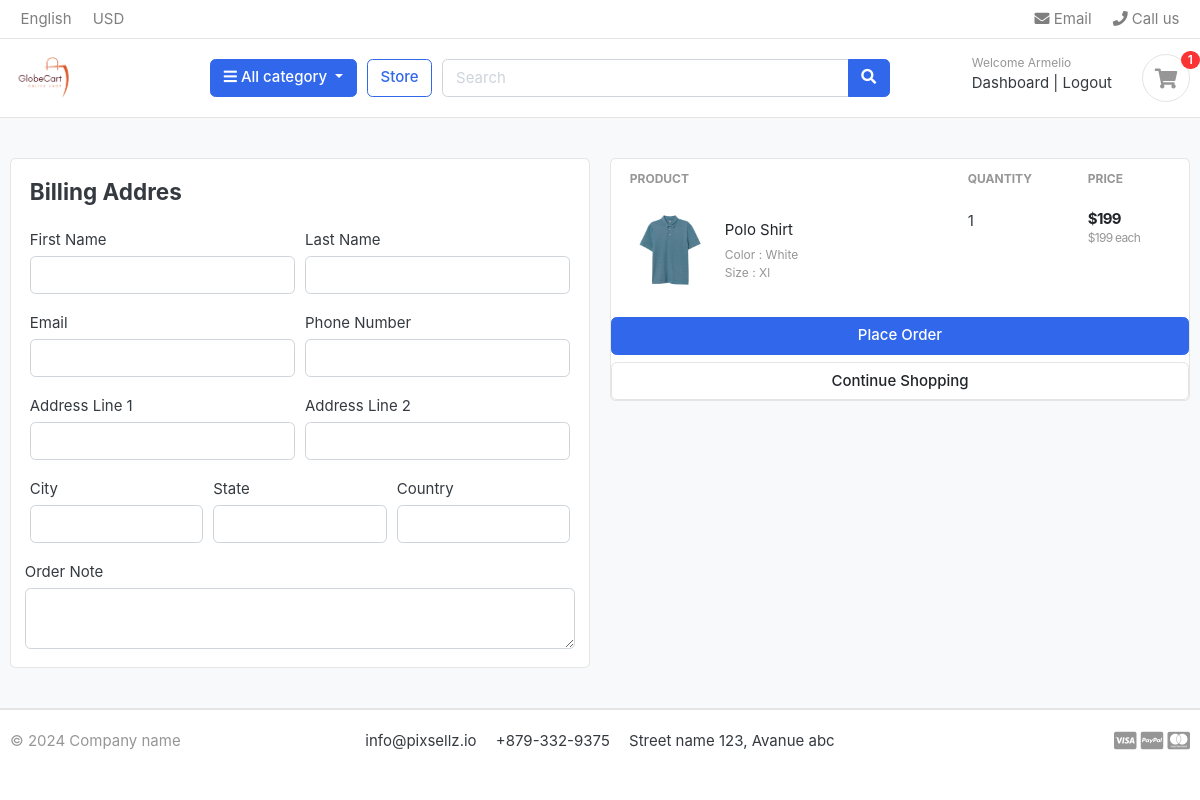
Screenshot of /cart/checkout/ (signed in) with the database file from the repository.
### accounts/models.py (models this page shows, shortened)
class Account(AbstractBaseUser):
    first_name = models.CharField(max_length=50)
    last_name = models.CharField(max_length=50)
    username = models.CharField(max_length=50, unique=True)
    email = models.EmailField(max_length=100, unique=True)
    phone_number = models.CharField(max_length=50)
    date_joined = models.DateTimeField(auto_now_add=True)
    last_login = models.DateTimeField(auto_now_add=True)
    is_admin = models.BooleanField(default=False)
    is_staff = models.BooleanField(default=False)
    is_active = models.BooleanField(default=False)
    is_superadmin = models.BooleanField(default=False)
    USERNAME_FIELD = 'email'
    REQUIRED_FIELDS = ['username', 'first_name', 'last_name']
    objects = MyAccountManager()

### cart/models.py (models this page shows, shortened)
class CartItem(models.Model):
    user = models.ForeignKey(Account, on_delete=models.CASCADE, null=True)
    product = models.ForeignKey(Product, on_delete=models.CASCADE)
    variations = models.ManyToManyField(Variation, blank=True)
    cart = models.ForeignKey(Cart, on_delete=models.CASCADE, null=True)
    quantity = models.IntegerField()
    is_active = models.BooleanField(default=True)
    def sub_total(self):
        return self.product.price * self.quantity

### store/models.py (models this page shows, shortened)
class Product(models.Model):
    product_name = models.CharField(max_length=200, unique=True)
    slug = models.SlugField(max_length=255, unique=True)
    description = models.TextField(max_length=500, blank=True)
    price = models.IntegerField()
    images = models.ImageField(upload_to='photos/products', )
    stock = models.IntegerField()
    is_available = models.BooleanField(default=True)
    category = models.ForeignKey(Category, on_delete=models.CASCADE)
    created_date = models.DateTimeField(auto_now_add=True)
    modified_date = models.DateTimeField(auto_now=True)
    def get_url(self):
        return reverse('product_detail', args=[self.category.slug, self.slug])

class Variation(models.Model):
    product = models.ForeignKey(Product, on_delete=models.CASCADE)
    variation_category = models.CharField(max_length=100, choices=variations_category_choice)
    variation_value = models.CharField(max_length=100)
    is_active = models.BooleanField(default=True)
    created_date = models.DateTimeField(auto_now=True)
    objects = VariationManager()

### cart/views.py (the view)
# urls.py: path('checkout/', views.checkout, name='checkout')
@login_required(login_url='login')
def checkout(request):
    total = 0
    quantity = 0
    cart_items = None
    try:
        tax = 0
        grand_total = 0
        if request.user.is_authenticated:
            cart_items = CartItem.objects.filter(user=request.user, is_active=True)
        else:
            cart = Cart.objects.get(cart_id=_cart_id(request))
            cart_items = CartItem.objects.filter(cart=cart, is_active=True)
        for cart_item in cart_items:
            total += (cart_item.product.price * cart_item.quantity)
            quantity += cart_item.quantity
        tax = (2 * total) / 100
        grand_total = total + tax
    except Cart.DoesNotExist:
        pass
    except ObjectDoesNotExist:
        pass
    context = {
        'total': total,
        'quantity': quantity,
        'cart_items': cart_items,
        'tax': tax,
        'grand_total': grand_total
    }
    return render(request, 'store/checkout.html',context)

### templates/store/checkout.html (shortened to what this page needs)
{% extends 'base.html' %}
{% load static %}
{% block content %}
    <section class="section-content padding-y bg">
        <div class="container">
            <div class="row">
                <aside class="col-lg-6">
                    <div class="card">
                        <div class="card-body">
                            <h4 class="card-title mb-4">Billing Addres</h4>
                            <form action="{% url 'place_order' %}" method="POST">
                                <div class="form-row">
                                    <div class="col form-group">
                                        <label for="">First Name</label>
                                        <input type="text" name="first_name" class="form-control" required>
                                    </div>
                                    <div class="col form-group">
                                        <label for="">Last Name</label>
                                        <input type="text" name="last_name" class="form-control" required>
                                    </div>
                                </div>
                                <div class="form-row">
                                    <div class="col form-group">
                                        <label for="">Email</label>
                                        <input type="email" name="email" class="form-control" required>
                                    </div>
                                    <div class="col form-group">
                                        <label for="">Phone Number</label>
                                        <input type="text" name="phone" class="form-control" required>
                                    </div>
                                </div>
                                <div class="form-row">
                                    <div class="col form-group">
                                        <label for="">Address Line 1</label>
                                        <input type="text" name="address_line_1" class="form-control" required>
                                    </div>
                                    <div class="col form-group">
                                        <label for="">Address Line 2</label>
                                        <input type="text" name="address_line_2" class="form-control">
                                    </div>
                                </div>
                                <div class="form-row">
                                    <div class="col form-group">
                                        <label for="">City</label>
                                        <input type="text" name="city" class="form-control" required>
                                    </div>
                                    <div class="col form-group">
                                        <label for="">State</label>
                                        <input type="text" name="state" class="form-control" required>
                                    </div>
                                    <div class="col form-group">
                                        <label for="">Country</label>
                                        <input type="text" name="country" class="form-control" required>
                                    </div>
                                </div>
                                <div class="form-row">
                                    <label for="">Order Note</label>
                                    <textarea name="order_note" rows="2" class="form-control"></textarea>
                                </div>
                        </div>
                    </div>
                </aside>
                <aside class="col-lg-6">
                    <div class="card">
                        <form class="card-body">
                            <table class="table table-borderless table-shopping-cart">
                                <thead class="text-muted">
                                <tr class="small text-uppercase">
                                    <th scope="col">Product</th>
                                    <th scope="col" width="120">Quantity</th>
                                    <th scope="col" width="120">Price</th>
                                </tr>
                                </thead>
                                <tbody>
                                {% for cart_item in cart_items %}
                                    <tr>
                                        <td>
                                            <figure class="itemside align-items-center">
                                                <div class="aside"><img src="{{ cart_item.product.images.url }}"
                                                                        class="img-sm"></div>
                                                <figcaption class="info">
                                                    <a href="{{ cart_item.product.get_url }} "
                                                       class="title text-dark">{{ cart_item.product.product_name }}</a>
                                                    <p class="text-muted small">
                                                        {% if cart_item.variations.all %}
                                                            {% for item in cart_item.variations.all %}
                                                                {{ item.variation_category | capfirst }} :
                                                                {{ item.variation_value | capfirst }} <br>
                                                            {% endfor %}
                                                        {% endif %}
                                                    </p>
                                                </figcaption>
                                            </figure>
                                        </td>
                                        <td>
                                            <label for="">{{ cart_item.quantity }}</label>
                                        </td>
                                        <td>
                                            <div class="price-wrap">
                                                <var class="price">${{ cart_item.sub_total }}</var>
                                                <small class="text-muted"> ${{ cart_item.product.price }} each </small>
                                            </div>
                                        </td>
                                    </tr>
                                {% endfor %}
                                </tbody>
                            </table>
                            <button type="submit" name="submit" class="btn btn-primary btn-block">Place Order</button>
                            <a href="{% url 'store' %}" class="btn btn-light btn-block">Continue Shopping</a>
                        </form>
                    </div>
            </div>
        </div>
    </section>
{% endblock content %}

### templates/includes/navbar.html (shortened to what this page needs)
{% load static %}
<header class="section-header">
    <nav class="navbar p-md-0 navbar-expand-sm navbar-light border-bottom">
        <div class="container">
            <div class="collapse navbar-collapse" id="navbarTop4">
                <ul class="navbar-nav mr-auto">
                    <li class="nav-item dropdown">
                        <a href="#" class="nav-link"> English </a>
                    </li>
                    <li class="nav-item dropdown">
                        <a href="#" class="nav-link"> USD </a>
                    </li>
                </ul>
                <ul class="navbar-nav">
                    <li><a href="#" class="nav-link"> <i class="fa fa-envelope"></i> Email </a></li>
                    <li><a href="#" class="nav-link"> <i class="fa fa-phone"></i> Call us </a></li>
                </ul>
            </div>
        </div>
    </nav>
    <section class="header-main border-bottom">
        <div class="container">
            <div class="row align-items-center">
                <div class="col-lg-2 col-md-3 col-6">
                    <a href="{% url 'home' %}" class="brand-wrap">
                        <img class="logo" src="{% static './images/logo.png' %}">
                    </a>
                </div>
                <div class="col-lg col-sm col-md col-6 flex-grow-0">
                    <div class="category-wrap dropdown d-inline-block float-right">
                        <button type="button" class="btn btn-primary dropdown-toggle" data-toggle="dropdown">
                            <i class="fa fa-bars"></i> All category
                        </button>
                    </div>
                </div>
                <a href="{% url 'store' %}" class="btn btn-outline-primary">Store</a>
                <div class="col-lg  col-md-6 col-sm-12 col">
                    <form action="{% url 'search' %}" class="search" method="GET">
                        <div class="input-group w-100">
                            <input type="text" class="form-control" style="width:60%;" placeholder="Search" name="keyword">
                            <div class="input-group-append">
                                <button class="btn btn-primary" type="submit">
                                    <i class="fa fa-search"></i>
                                </button>
                            </div>
                        </div>
                    </form>
                </div>
                <div class="col-lg-3 col-sm-6 col-8 order-2 order-lg-3">
                    <div class="d-flex justify-content-end mb-3 mb-lg-0">
                        {% if user.id is None %}
                        <div class="widget-header">
                            <small class="title text-muted">Welcome guest!</small>
                            <div>
                                <a href="{% url 'login' %}">Log in</a> <span class="dark-transp"> | </span>
                                <a href="{% url 'register' %}"> Register</a>
                            </div>
                        </div>
                        {% else %}
                        <div class="widget-header">
                            <small class="title text-muted">Welcome {{ user.first_name }}</small>
                            <div>
                                <a href="{% url 'dashboard' %}">Dashboard</a> <span class="dark-transp"> | </span>
                                <a href="{% url 'logout' %}"> Logout</a>
                            </div>
                        </div>
                        {% endif %}
                        <a href="{% url 'cart' %}" class="widget-header pl-3 ml-3">
                            <div class="icon icon-sm rounded-circle border"><i class="fa fa-shopping-cart"></i></div>
                            <span class="badge badge-pill badge-danger notify">{{ cart_count }}</span>
                        </a>
                    </div>
                </div>
            </div>
        </div>
    </section>
</header>

### rows the page displays
Account: first_name "Armelio"
CartItem: product.images (picture), product.product_name "Polo Shirt", quantity "1", sub_total "199", product.price "199"
Variation: variation_category "Color", variation_value "White"
Variation: variation_category "Size", variation_value "Xl"

### other values shown
{{ cart_count }} "1"
